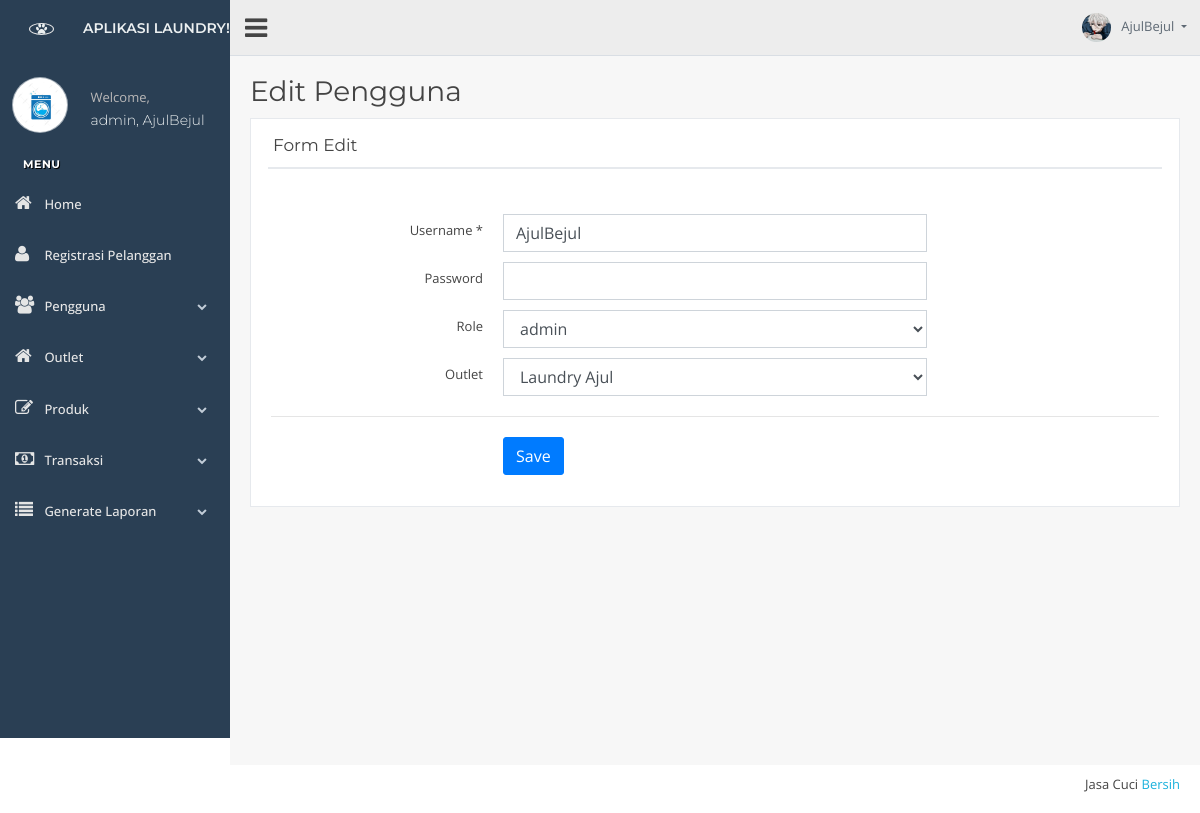
Page /views/pengguna/v_edit_pengguna.php?id=18 (signed in) on the committed database.
### tables this page shows
CREATE TABLE `tb_user` (
  `id` int(11) NOT NULL,
  `nama` varchar(100) NOT NULL,
  `username` varchar(30) NOT NULL,
  `password` text NOT NULL,
  `id_outlet` int(11) NOT NULL,
  `role` enum('admin','kasir','owner') DEFAULT NULL
);

CREATE TABLE `tb_outlet` (
  `id` int(11) NOT NULL,
  `nama` varchar(100) NOT NULL,
  `alamat` text NOT NULL,
  `tlp` varchar(15) NOT NULL
);

### controllers/c_koneksi.php (called while the page is built)
<?php
class c_koneksi{
    function koneksi(){
        $conn = mysqli_connect('localhost','root','','laundry');
        if (!$conn) {
            die("Koneksi gagal: " . mysqli_connect_error());
        }else{
            return $conn;
        }
    }
}
?>

### controllers/c_pengguna.php (called while the page is built, shortened)
<?php
include_once 'c_koneksi.php';
class c_pengguna{
    function edit($id){
        $conn = new c_koneksi();
        $sql = "SELECT tb_user.id, tb_user.nama AS user_nama, tb_user.username, tb_outlet.nama AS outlet_nama, tb_user.role FROM tb_user JOIN tb_outlet ON tb_user.id_outlet = tb_outlet.id WHERE tb_user.id=$id";
        $query = mysqli_query($conn->koneksi(),$sql);
        while ($q = mysqli_fetch_object($query)) {
        $hasil[] = $q;
        }
        return $hasil;
    }
}
?>

### views/pengguna/v_edit_pengguna.php (the view, shortened to what this page needs)
<?php
include_once '../template/header.php';
include_once '../template/sidebar.php';
include_once '../template/topbar.php';
?>
<?php
include_once '../../controllers/c_pengguna.php';
$pengguna = new c_pengguna();
?>
<div class="right_col" role="main">
	<div class="">
		<div class="page-title">
			<div class="title_left">
				<h3> Edit Pengguna </small></h3>
			</div>
			<div class="title_right">
				<div class="col-md-5 col-sm-5   form-group pull-right top_search">
				</div>
			</div>
		</div>
		<div class="clearfix"></div>
		<div class="row">
			<div class="col-md-12 col-sm-12 ">
				<div class="x_panel">
					<div class="x_title">
						<h2>Form Edit </h2>
						<div class="clearfix"></div>
					</div>
					<div class="x_content">
						<br />
						<form action="../../routers/r_pengguna.php?aksi=update" method="POST" data-parsley-validate class="form-horizontal form-label-left">
                        <?php
                            foreach ($pengguna->edit($_GET['id']) as $p) {
                        ?>
							<div class="item form-group">
								<div class="col-md-6 col-sm-6 ">
								</div>
							</div>
							<div class="item form-group">
								<label class="col-form-label col-md-3 col-sm-3 label-align" for="username"> Username <span class="required">*</span>
								</label>
								<div class="col-md-6 col-sm-6 ">
									<input type="text" id="username" name="username" required="required" class="form-control" value='<?= $p->username ?>'>
								</div>
							</div>
							<div class="item form-group">
								<label for="password" class="col-form-label col-md-3 col-sm-3 label-align">Password</label>
								<div class="col-md-6 col-sm-6 ">
									<input id="password" required="required" class="form-control" type="password" name="password">
								</div>
							</div>
							<div class="item form-group">
								<label for="role" class="col-form-label col-md-3 col-sm-3 label-align">Role</label>
								<div class="col-md-6 col-sm-6 ">
									<select id="role" class="form-control" name="role">
										<option value='<?= $p->role ?>'><?= $p->role ?></option>
									</select>
								</div>
							</div>
                            <?php } ?>
                            <div class="item form-group">
								<label for="outlet" class="col-form-label col-md-3 col-sm-3 label-align">Outlet</label>
								<div class="col-md-6 col-sm-6 ">
									<select id="outlet" class="form-control" name="id_outlet">
										<option value='<?= $p->outlet_id ?>'><?= $p->outlet_nama ?></option>
									</select>
								</div>
							</div>
							<div class="ln_solid"></div>
							<div class="item form-group">
								<div class="col-md-6 col-sm-6 offset-md-3">
									<button class="btn btn-primary" type="submit" name="update">Save</button>
								</div>
							</div>
						</form>
					</div>
				</div>
			</div>
		</div>
	</div>
</div>
<?php include_once '../template/footer.php'; ?>

### assets/css/style1.css (style rules this page uses)
body { background: #fff; color: #444; font-family: "Open Sans", sans-serif; }
h1, h2, h3, h4, h5, h6 { font-family: "Montserrat", sans-serif; font-weight: 400; margin: 0 0 20px 0; padding: 0; }

### rows in the picture
tb_user: username "AjulBejul", role "admin", id_outlet "Laundry Ajul"

### other values in the picture
$_SESSION['data']['role'] "admin"
$_SESSION['data']['username'] "AjulBejul"
